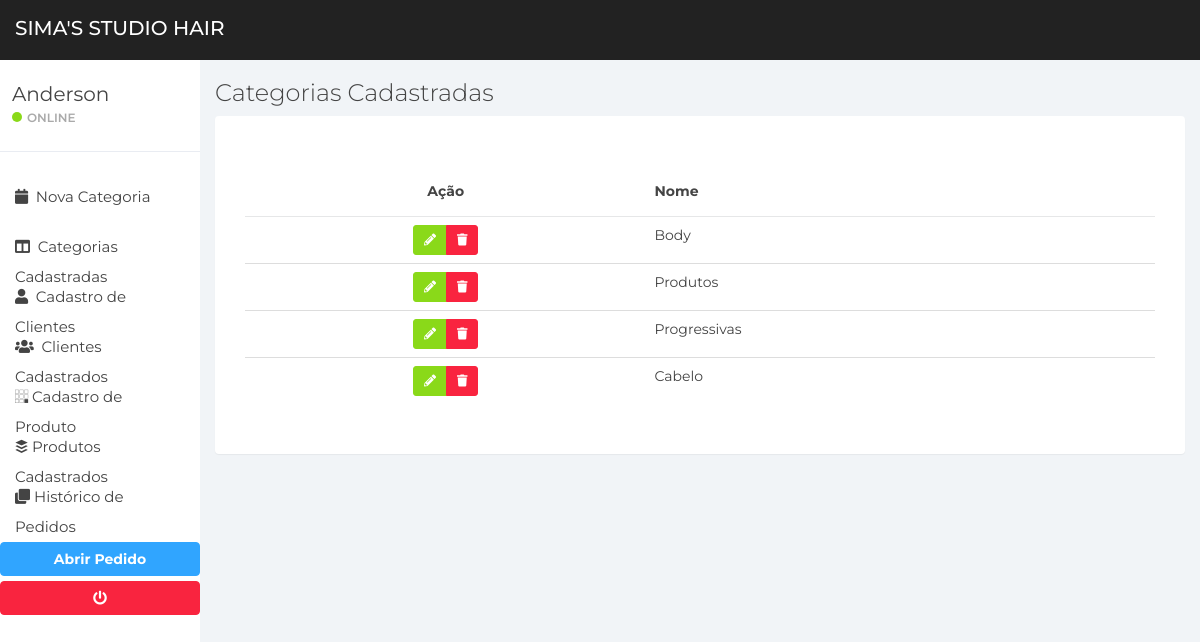
The page /category/list-category/ (signed in) on the database its author committed.
### apps/categoria/models.py (models this page shows, shortened)
class Category(models.Model):
    loja = models.ForeignKey(to=Store, on_delete=models.DO_NOTHING, null=True, blank=True)
    nome = models.CharField(max_length=200)
    descricao = models.CharField(max_length=300, blank=True, null=True)
    data = models.DateTimeField(auto_now_add=True)
    is_active = models.BooleanField(default=True)
    class Meta:
        verbose_name = 'Categoria'
        verbose_name_plural = 'Categorias'

### apps/categoria/views.py (the view)
# urls.py: path('list-category/', views.list_categoria, name="list-category"),
def list_categoria(request):
    page_title = 'Categorias Cadastradas'
    categorias = None
    msg = None
    notification = None
    loja = request.user.loja
    categorias = models.Category.objects.filter(is_active=True)
    if not categorias:
        msg = 'Nenhuma Categoria cadastradas'
        notification = 'danger'
    context = {
        'page_title': page_title, 'categorias': categorias, 'msg': msg, 'notification': notification
    }
    return render(request, 'categorias_cadastradas.html', context)

### apps/categoria/templates/categorias_cadastradas.html (shortened to what this page needs)
{% extends 'base/base.html' %}
{% load static %}
{% block content %}
<div class="panel-body">
    <table class="table table-hover table-responsive-sm table-sm">
        <thead class="">
        <tr>
            <th class="text-center">Ação</th>
            <th class="text-left">Nome</th>
        </tr>
        </thead>
        <tbody>
        {% for u in categorias %}
        <tr>
            <td align="center">
                <div class="btn-group btn-group-sm shadow" role="group" aria-label="Basic example">
                    <a href="{% url 'categoria:edit-category' u.pk %}" class="btn btn-success btn-sm shadow"><i class="fas fa-pencil-alt"></i></a>
                    <button class="btn btn-danger btn-trash shadow" value="{{u.pk}}"><i class="fas fa-trash"></i></button>
                </div>
            </td>
            <td align="left">{{ u.nome }}</td>
        </tr>
        {% endfor %}
        </tbody>
    </table>
</div>
{% endblock %}

### static/css/styles.css (style rules this page uses)
body { background: #f1f4f7; padding-top: 60px; font-size: 14px; color: #444444; font-family: "Montserrat", "Helvetica Neue", Helvetica, Arial, sans-serif; }
a, a:hover, a:focus { color: #30a5ff; }
.btn-success, .btn-success:hover, .btn-success:focus, .btn-success:active, .btn-success.active, .open > .dropdown-toggle.btn-success, .btn-success.disabled, .btn-success[disabled], fieldset[disabled] .btn-success, .btn-success.disabled:hover, .btn-success[disabled]:hover, fieldset[disabled] .btn-success:hover, .btn-success.disabled:focus, .btn-success[disabled]:focus, fieldset[disabled] .btn-success:focus, .btn-success.disabled:active, .btn-success[disabled]:active, fieldset[disabled] .btn-success:active, .btn-success.disabled.active, .btn-success[disabled].active, fieldset[disabled] .btn-success.active { background-color: #8ad919; border-color: #8ad919; }
.btn-danger, .btn-danger:hover, .btn-danger:focus, .btn-danger:active, .btn-danger.active, .open > .dropdown-toggle.btn-danger, .btn-danger.disabled, .btn-danger[disabled], fieldset[disabled] .btn-danger, .btn-danger.disabled:hover, .btn-danger[disabled]:hover, fieldset[disabled] .btn-danger:hover, .btn-danger.disabled:focus, .btn-danger[disabled]:focus, fieldset[disabled] .btn-danger:focus, .btn-danger.disabled:active, .btn-danger[disabled]:active, fieldset[disabled] .btn-danger:active, .btn-danger.disabled.active, .btn-danger[disabled].active, fieldset[disabled] .btn-danger.active { background-color: #f9243f; border-color: #f9243f; }
.table { background: #fff; }
.table > thead > tr > th { border-bottom: 1px solid #e6e7e8; vertical-align: middle; height: 50px; }

### rows shown on the page
Category: {{ u.pk }} 1 (drawn), nome "Body"
Category: {{ u.pk }} 2 (drawn), nome "Produtos"
Category: {{ u.pk }} 20 (drawn), nome "Progressivas"
Category: {{ u.pk }} 22 (drawn), nome "Cabelo"

### other values the page prints
{{ page_title }} "Categorias Cadastradas"
